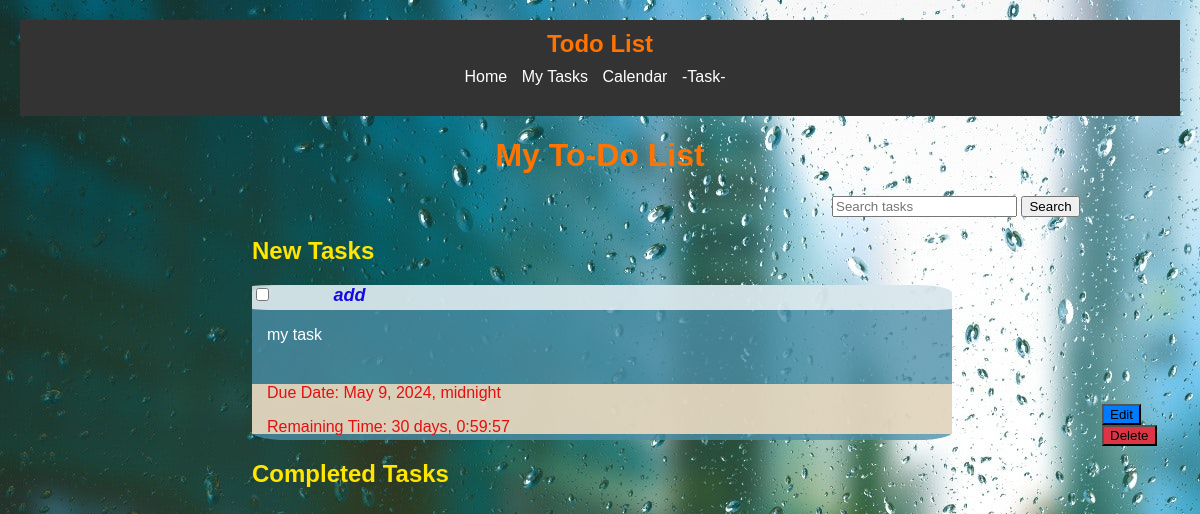
The page /tasks/tasklist/ (signed in) on the database as committed earlier.
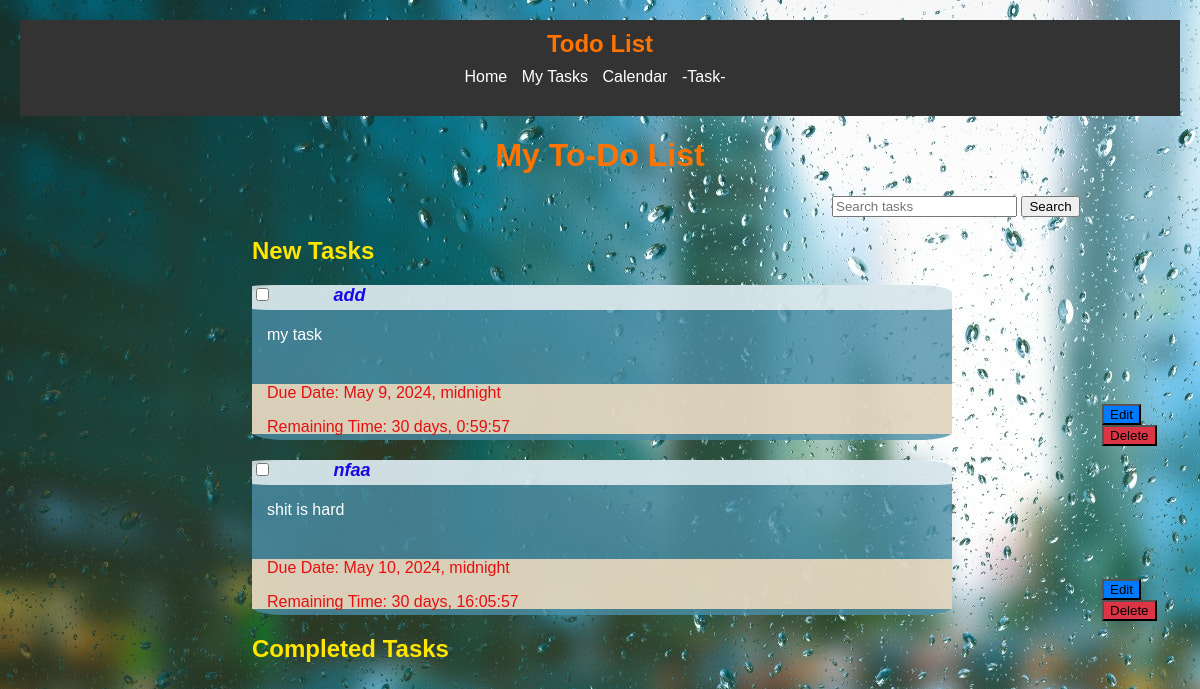
The same page on the database as committed later.
### tasks/models.py (models this page shows, shortened)
class Task(models.Model):
    owner = models.ForeignKey(User, on_delete=models.CASCADE, null=True, blank=True)
    title = models.CharField(max_length=200)
    description = models.TextField()
    completed = models.BooleanField(default=False)
    due_date = models.DateTimeField(null=True, blank=True)
    due_datetime = models.DateTimeField(blank=True, null=True)

### tasks/views.py (the view)
# urls.py: path('tasklist/', views.task_list, name='tasklist'),
def task_list(request):
    tasks = Task.objects.filter(owner=request.user)
    search_query = request.GET.get('search')
    new_tasks = Task.objects.filter(completed=False)
    completed_tasks = Task.objects.filter(completed=True)
    current_datetime = timezone.now()
    for task in new_tasks:
        if task.due_datetime:
            remaining_time = task.due_datetime - current_datetime
            task.remaining_time = remaining_time
        else:
            task.remaining_time = None
    if search_query:
        new_tasks = new_tasks.filter(Q(title__icontains=search_query) | Q(description__icontains=search_query))
        completed_tasks = completed_tasks.filter(Q(title__icontains=search_query) | Q(description__icontains=search_query))
    context = {
        'new_tasks': new_tasks,
        'completed_tasks': completed_tasks
    }
    return render(request, 'tasklist.html', context)

### tasks/templates/tasklist.html (shortened to what this page needs)
{% extends 'base.html' %}
{% load static %}
{% block content %}
    <h1>My To-Do List</h1>
    <link rel="stylesheet" href="{% static 'tasks.css' %}">
    <form action="{% url 'tasks:tasklist' %}" method="GET">
        <input type="text" name="search" placeholder="Search tasks">
        <button type="submit">Search</button>
    </form>
    <div class="final">
        <h2 id="new-tasks">New Tasks</h2>
        <div id="new-tasks-container">
            {% for task in new_tasks %}
                {% if not task.completed %}
                    <div class="task-item">
                        <div class="titlee">
                            <input type="checkbox" id="task-{{ task.id }}-checkbox" {% if task.completed %}checked{% endif %} onchange="toggleTaskCompletion({{ task.id }})">
                            <strong>{{ task.title }}</strong>
                        </div>
                        <p>{{ task.description }}</p>
                        <div class="date-time">
                            <p>Due Date: {{ task.due_date }}</p>
                            <p>Remaining Time: {{ task.remaining_time }}</p>
                        </div>
                        <div class="edit-delete-btns">
                            <button class="edit-button" onclick="location.href='{% url 'tasks:edit_task' task.id %}'">Edit</button>
                            <button class="delete-button" onclick="location.href='{% url 'tasks:delete_task' task.id %}'">Delete</button>
                        </div>
                    </div>
                {% endif %}
            {% endfor %}
        </div>
        <h2 id="completed-tasks">Completed Tasks</h2>
    </div>
    {% load static %}
{% endblock %}

Rows that differ between the two databases and show on the page:
added Task: title "nfaa", description "shit is hard", due_date "May 10, 2024, midnight", remaining_time "30 days, 16:05:57"
